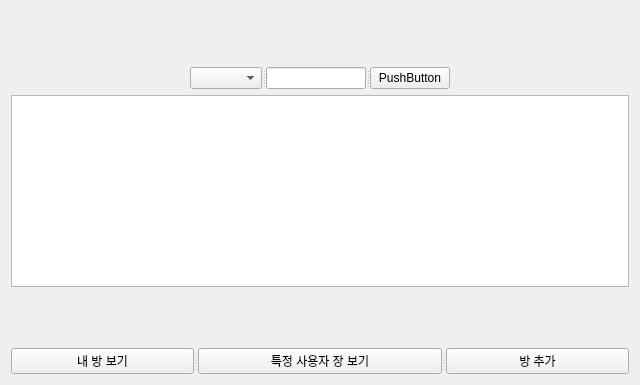
<?xml version="1.0" encoding="UTF-8"?>
<ui version="4.0">
 <class>UserEducationChatPage</class>
 <widget class="QWidget" name="UserEducationChatPage">
  <property name="geometry">
   <rect>
    <x>0</x>
    <y>0</y>
    <width>640</width>
    <height>385</height>
   </rect>
  </property>
  <property name="windowTitle">
   <string>UserEducationChatPage</string>
  </property>
  <layout class="QGridLayout" name="gridLayout">
   <item row="0" column="0">
    <layout class="QVBoxLayout" name="verticalLayout_2">
     <item>
      <spacer name="verticalSpacer_2">
       <property name="orientation">
        <enum>Qt::Orientation::Vertical</enum>
       </property>
       <property name="sizeHint" stdset="0">
        <size>
         <width>20</width>
         <height>28</height>
        </size>
       </property>
      </spacer>
     </item>
     <item>
      <layout class="QVBoxLayout" name="verticalLayout">
       <item>
        <layout class="QHBoxLayout" name="horizontalLayout_2">
         <item>
          <spacer name="horizontalSpacer_2">
           <property name="orientation">
            <enum>Qt::Orientation::Horizontal</enum>
           </property>
           <property name="sizeHint" stdset="0">
            <size>
             <width>40</width>
             <height>20</height>
            </size>
           </property>
          </spacer>
         </item>
         <item>
          <widget class="QSplitter" name="splitter">
           <property name="orientation">
            <enum>Qt::Orientation::Horizontal</enum>
           </property>
           <widget class="QComboBox" name="comboBox"/>
           <widget class="QLineEdit" name="lineEdit"/>
           <widget class="QPushButton" name="pushButton">
            <property name="text">
             <string>PushButton</string>
            </property>
           </widget>
          </widget>
         </item>
         <item>
          <spacer name="horizontalSpacer">
           <property name="orientation">
            <enum>Qt::Orientation::Horizontal</enum>
           </property>
           <property name="sizeHint" stdset="0">
            <size>
             <width>40</width>
             <height>20</height>
            </size>
           </property>
          </spacer>
         </item>
        </layout>
       </item>
       <item>
        <widget class="QTableView" name="tableView"/>
       </item>
      </layout>
     </item>
     <item>
      <spacer name="verticalSpacer">
       <property name="orientation">
        <enum>Qt::Orientation::Vertical</enum>
       </property>
       <property name="sizeHint" stdset="0">
        <size>
         <width>20</width>
         <height>28</height>
        </size>
       </property>
      </spacer>
     </item>
     <item>
      <widget class="QSplitter" name="splitter_2">
       <property name="orientation">
        <enum>Qt::Orientation::Horizontal</enum>
       </property>
       <widget class="QPushButton" name="pushButton_2">
        <property name="text">
         <string>내 방 보기</string>
        </property>
       </widget>
       <widget class="QPushButton" name="pushButton_3">
        <property name="text">
         <string>특정 사용자 장 보기</string>
        </property>
       </widget>
       <widget class="QPushButton" name="pushButton_4">
        <property name="text">
         <string>방 추가</string>
        </property>
       </widget>
      </widget>
     </item>
    </layout>
   </item>
  </layout>
 </widget>
 <resources/>
 <connections/>
</ui>
